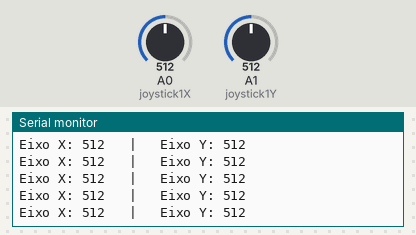
The sketch below on a simulated Arduino Uno, built with avr-gcc and run on an emulated ATmega328P. Parts: the last lines printed to the serial monitor. Inputs (shaded band) come from the test bench; at power-on: A0 (joystick1X) = 512, A1 (joystick1Y) = 512.

Above: at 1.2 s.
1.3 s: A0 (joystick1X) set to 105
At 2.1 s:
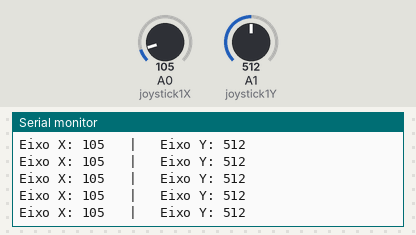
4.3 s: A0 (joystick1X) set to 89
At 5.4 s:
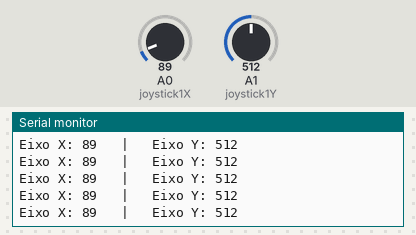
7.3 s: A1 (joystick1Y) set to 110
At 8.1 s:
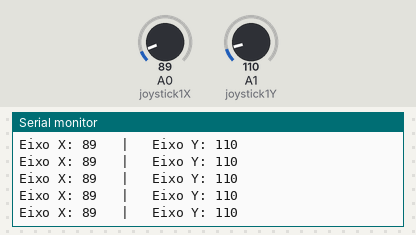
10.3 s: A1 (joystick1Y) set to 89
At 10.9 s:
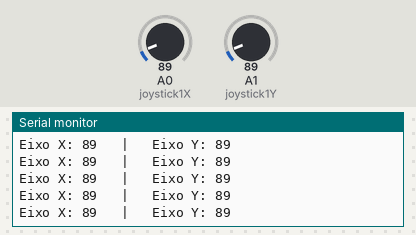
14.8 s: A1 (joystick1Y) set to 11
At 15.5 s:
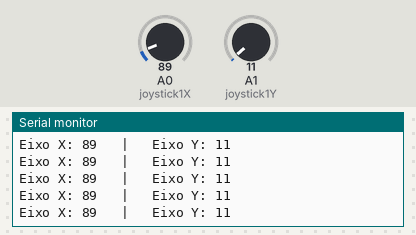
16.3 s: A1 (joystick1Y) set to 8
At 17.4 s:
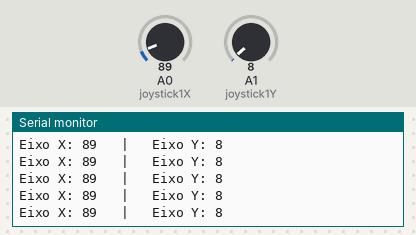
Timing chart, 0 to 18.8 s (numbered marks = the images above; inputs shaded):
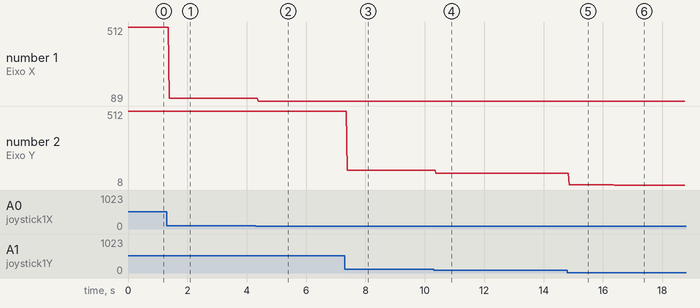

The sketch:

Ler_Joystick.ino
```cpp
#define joystick1X A0
#define joystick1Y A1

void setup() {
    pinMode(joystick1X, INPUT);
    pinMode(joystick1Y, INPUT);
    Serial.begin(9600);

}

void loop() {
    int x, y;
    x = analogRead(joystick1X);
    y = analogRead(joystick1Y);
    Serial.print("Eixo X: ");
    Serial.print(x);
    Serial.print("   |   ");
    Serial.print("Eixo Y: ");
    Serial.print(y);
    Serial.println("");
    delay(1);
}
```

Measured:
- after the input at 1.3 s, the serial monitor: prints a new line after 0.09 s (image 1)
- after the input at 4.3 s, the serial monitor: prints a new line after 0.09 s (image 2)
- after the input at 7.3 s, the serial monitor: prints a new line after 0.08 s (image 3)
- after the input at 10.3 s, the serial monitor: prints a new line after 0.08 s (image 4)
- after the input at 14.8 s, the serial monitor: prints a new line after 0.07 s (image 5)
- after the input at 16.3 s, the serial monitor: prints a new line after 0.08 s (image 6)
- plotted number 1: 512 → 105 after the input at 1.3 s, 105 → 89 after the input at 4.3 s
- plotted number 2: 512 → 110 after the input at 7.3 s, 89 → 11 after the input at 14.8 s, 11 → 8 after the input at 16.3 s
